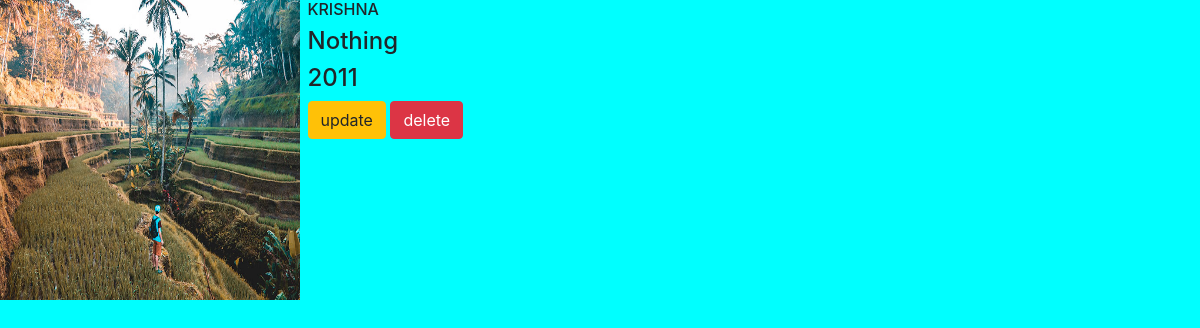
The app's page /movie/10/ with its own data.
### dpromovieapp/models.py (models this page shows, shortened)
class movie(models.Model):
    name=models.CharField(max_length=250)
    des=models.TextField()
    year=models.IntegerField()
    img=models.ImageField(upload_to='gallery')

### dpromovieapp/views.py (the view)
# urls.py: path('movie/<int:movie_id>/',views.detail,name='detail'),
def detail(request,movie_id):
    obj=movie.objects.get(id=movie_id)
    return render(request,'detail.html',{'movie':obj})

### templates/detail.html
{% extends 'base.html' %}
{% block body %}
<div class="'container">
    <div class="row">
        <div class="col-md-3">
            <img src="{{movie.img.url}}" height="300" width="300">
        </div>
        <div class="col-md-9">
           <h6> {{movie.name}}</h6>
            <h4>{{movie.des}}</h4>
            <h4>{{movie.year}}</h4>
            <a class="btn btn-warning" href="{% url 'dpromovieapp:update' movie.id %}">update</a>
            <a class="btn btn-danger" href="{% url 'dpromovieapp:delete' movie.id %}">delete</a>
        </div>
    </div>
</div>
{% endblock %}

### static/style.css (style rules this page uses)
body { background-color:aqua; }

### records on screen
movie: img (picture), name "KRISHNA", des "Nothing", year "2011"
